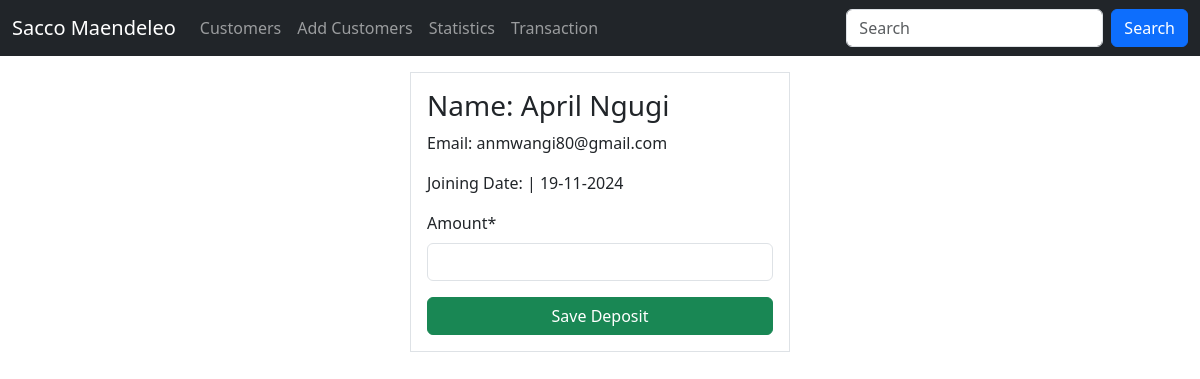
Screenshot of /customer/deposit/209 (signed in) with the database file from the repository.
### app/models.py (models this page shows, shortened)
class Customer(models.Model):
    first_name = models.CharField(max_length=30)
    last_name = models.CharField(max_length=30)
    email = models.EmailField(unique=True)
    dob = models.DateField()
    gender = models.CharField(max_length=10)
    weight = models.IntegerField(default=0)
    profile_pic = models.ImageField(upload_to=generate_unique_name, null=True)
    created_at = models.DateTimeField(auto_now_add=True)
    update_at = models.DateTimeField(auto_now=True)
    class Meta:
        db_table = 'customers'

### app/views.py (the view)
# urls.py: path('customer/deposit/<int:customer_id>', views.deposit, name='deposit'),
@login_required
@permission_required("app.add_deposit", raise_exception=True)
def deposit(request, customer_id):
    customer = get_object_or_404(Customer, id=customer_id)
    if request.method == 'POST':
        form = DepositForm(request.POST)
        if form.is_valid():
            amount = form.cleaned_data['amount']
            depo = Deposit(amount=amount, status=True, customer=customer)
            depo.save()
            messages.success(request, 'Your deposit has been successfully updated')
            return redirect('customers')
    else:
        form = DepositForm()
    return render(request, 'deposit_form.html', {"form": form, "customer": customer})

### app/app_forms.py
class DepositForm(forms.ModelForm):
    class Meta:
        model = Deposit
        fields = ['amount']
        widgets = {
            'amount': forms.NumberInput(attrs={'type': 'number', 'min': '0', 'max': '100000'}),
        }

### templates/deposit_form.html (shortened to what this page needs)
{% extends 'master.html' %}
{% load crispy_forms_filters %}
{% block content %}
    <div class="container">
        <div class="row justify-content-center">
            <div class="col-sm-4 border p-3 my-3">
                <h3>Name: {{ customer.first_name }} {{ customer.last_name }}</h3>
                <p>Email: {{ customer.email }}</p>
                <p>Joining Date: | {{ customer.created_at | date:'d-m-Y' }}</p>
                <form action="" method="post">
                    {{ form | crispy }}
                    <button class="btn btn-success w-100">Save Deposit</button>
                </form>
            </div>
        </div>
    </div>
{% endblock %}

### rows the page displays
Customer: first_name "April", last_name "Ngugi", email "anmwangi80@gmail.com", created_at "19-11-2024"
